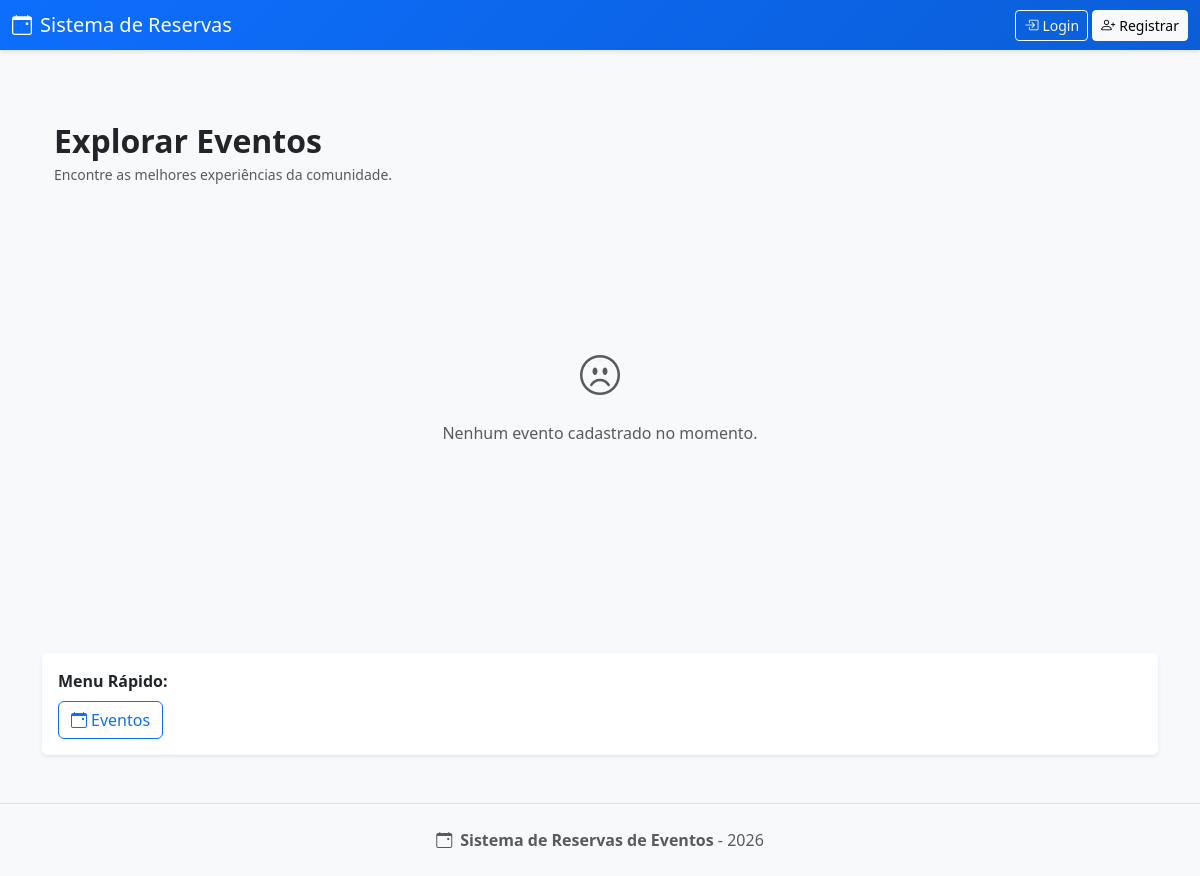
Page /sistemareservas/eventos on the earlier database version.
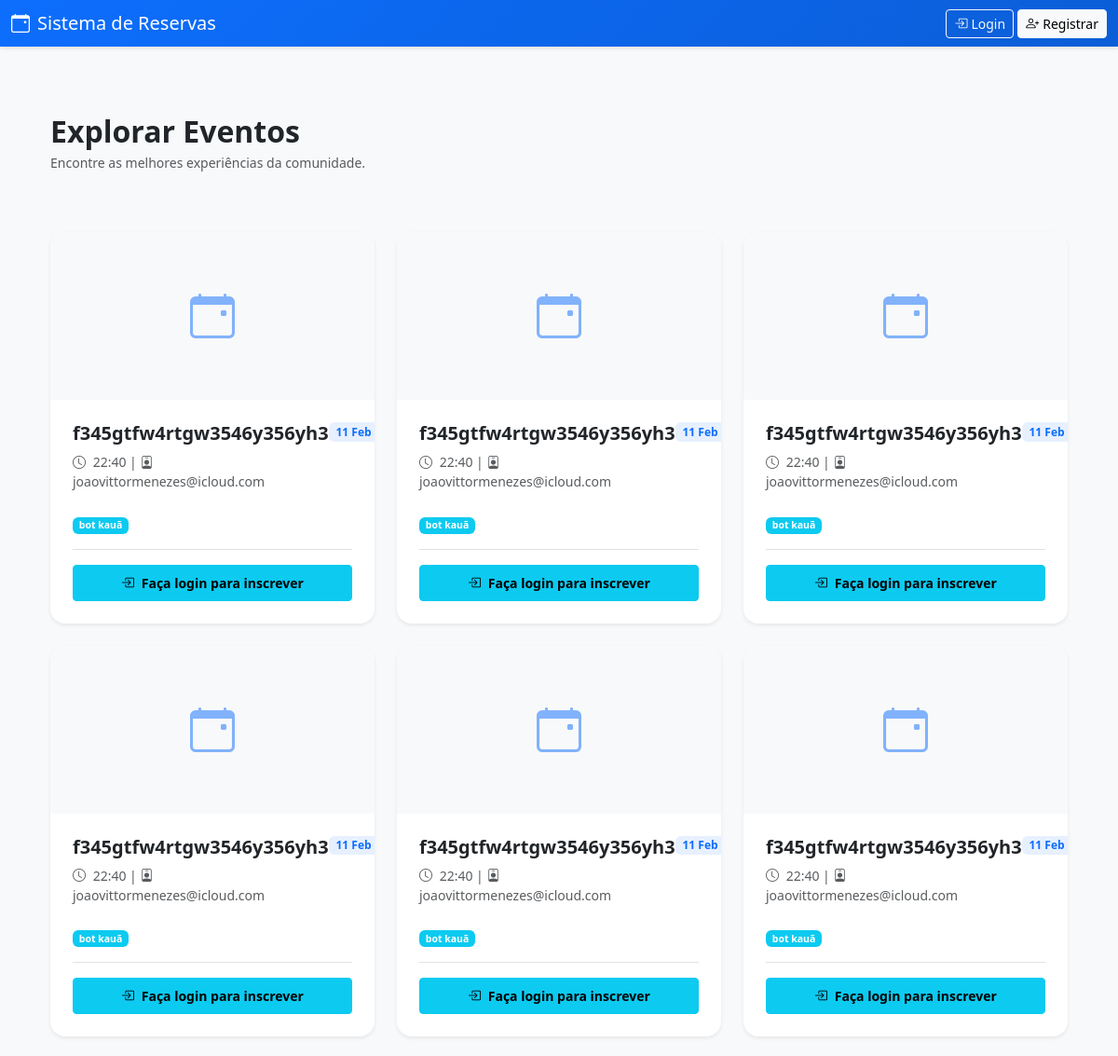
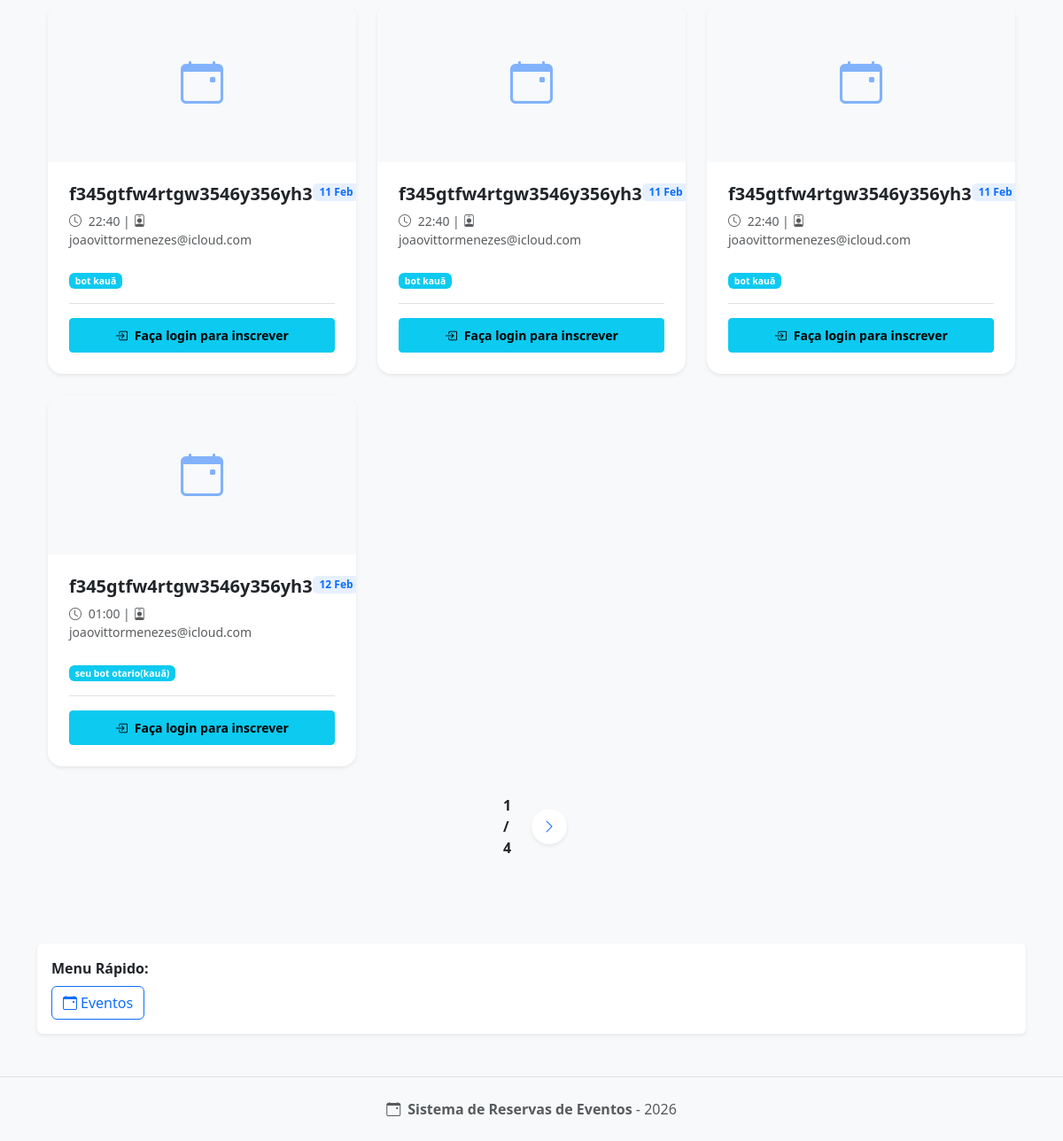
Same page on the later database version (2 pictures, top to bottom).
### sistemareservas/models.py (models this page shows, shortened)
class Evento(models.Model):
    titulo = models.CharField(max_length=200)
    descricao = models.TextField()
    data = models.DateTimeField()
    local = models.CharField(max_length=200)
    categoria = models.ForeignKey(CategoriaEvento, on_delete=models.CASCADE)
    organizador = models.ForeignKey(
        User,
        on_delete=models.CASCADE,
        related_name="eventos_criados"
    )

class CategoriaEvento(models.Model):
    nome = models.CharField(max_length=100)
    descricao = models.TextField()

### sistemareservas/views.py (the view)
# urls.py: path('eventos', views.evento_list, name='evento_list'),
def evento_list(request):
    eventos = Evento.objects.all().order_by('data')
    paginator = Paginator(eventos, 10)
    page = request.GET.get('page')
    eventos_page = paginator.get_page(page)
    for evento in eventos_page:
        evento.is_inscrito = False
        if request.user.is_authenticated:
            evento.is_inscrito = evento.usuario_inscrito(request.user)
    return render(request, 'sistemareservas/evento_list.html', {
        'eventos': eventos_page
    })

### sistemareservas/templates/sistemareservas/evento_list.html (shortened to what this page needs)
{% extends 'sistemareservas/base.html' %}
{% block content %}
<div class="container py-5">
    <div class="d-flex justify-content-between align-items-center mb-5">
        <div>
            <h2 class="fw-bold text-dark mb-1">Explorar Eventos</h2>
            <p class="text-muted small">Encontre as melhores experiências da comunidade.</p>
        </div>
    </div>
    <div class="row g-4">
        {% for evento in eventos %}
            <div class="col-md-6 col-lg-4">
                <div class="card h-100 border-0 shadow-sm hover-lift overflow-hidden">
                    <div class="card-img-top bg-light d-flex align-items-center justify-content-center" style="height: 180px;">
                        <i class="bi bi-calendar-event text-primary opacity-50" style="font-size: 3rem;"></i>
                    </div>
                    <div class="card-body p-4">
                        <div class="d-flex justify-content-between align-items-start mb-2">
                            <h5 class="card-title fw-bold mb-0">{{ evento.titulo }}</h5>
                            <span class="badge bg-soft-primary text-primary">{{ evento.data|date:"d M" }}</span>
                        </div>
                        <p class="card-text text-muted small mb-4">
                            <i class="bi bi-clock me-1"></i> {{ evento.data|time:"H:i" }} |
                            <i class="bi bi-person-badge me-1"></i> {{ evento.organizador.username }}
                        </p>
                        <p class="text-muted small mb-3">
                            <span class="badge bg-info">{{ evento.categoria.nome }}</span>
                        </p>
                        {% if user == evento.organizador %}
                            <div class="d-flex gap-2 border-top pt-3">
                                <a href="{% url 'evento_update' evento.id %}" class="btn btn-outline-secondary btn-sm flex-grow-1 border-0">
                                    <i class="bi bi-pencil me-1"></i> Editar
                                </a>
                                <a href="{% url 'evento_delete' evento.id %}" class="btn btn-outline-danger btn-sm border-0">
                                    <i class="bi bi-trash"></i>
                                </a>
                            </div>
                        {% else %}
                            <div class="d-flex gap-2 border-top pt-3">
                                {% if user.is_authenticated %}
                                        {% if evento.is_inscrito %}
                                        <a href="{% url 'inscricao_cancelar' evento.id %}" class="btn btn-warning btn-sm w-100 fw-bold py-2">
                                            <i class="bi bi-check-circle me-1"></i> Inscrito
                                        </a>
                                    {% else %}
                                        <a href="{% url 'inscricao_criar' evento.id %}" class="btn btn-success btn-sm w-100 fw-bold py-2">
                                            <i class="bi bi-person-plus me-1"></i> Inscrever-se
                                        </a>
                                    {% endif %}
                                {% else %}
                                    <a href="{% url 'login' %}?next={% url 'evento_list' %}" class="btn btn-info btn-sm w-100 fw-bold py-2">
                                        <i class="bi bi-box-arrow-in-right me-1"></i> Faça login para inscrever
                                    </a>
                                {% endif %}
                            </div>
                        {% endif %}
                    </div>
                </div>
            </div>
        {% empty %}
            <div class="col-12 text-center py-5">
                <div class="bg-light rounded-4 p-5">
                    <i class="bi bi-emoji-frown fs-1 text-muted"></i>
                    <p class="mt-3 text-muted">Nenhum evento cadastrado no momento.</p>
                </div>
            </div>
        {% endfor %}
    </div>
    {% if eventos.has_other_pages %}
    <nav aria-label="Navegação de páginas" class="mt-5">
        <ul class="pagination justify-content-center">
            <li class="page-item disabled">
                <span class="page-link border-0 bg-transparent text-dark fw-bold">
                    {{ eventos.number }} / {{ eventos.paginator.num_pages }}
                </span>
            </li>
            {% if eventos.has_next %}
                <li class="page-item">
                    <a class="page-link border-0 shadow-sm rounded-circle mx-1" href="?page={{ eventos.next_page_number }}">
                        <i class="bi bi-chevron-right"></i>
                    </a>
                </li>
            {% endif %}
        </ul>
    </nav>
    {% endif %}
</div>
{% endblock %}

### sistemareservas/templates/sistemareservas/base.html (shortened to what this page needs)
<!DOCTYPE html>
<html lang="pt-br">
<head>
    <link href="https://cdn.jsdelivr.net/npm/bootstrap@5.3.0/dist/css/bootstrap.min.css" rel="stylesheet">
    <link rel="stylesheet" href="https://cdn.jsdelivr.net/npm/bootstrap-icons@1.11.0/font/bootstrap-icons.css">
</head>
<body>
<header class="navbar navbar-dark">
    <div class="container-fluid">
        <span class="navbar-brand mb-0 h1">
            <i class="bi bi-calendar-event me-2"></i>Sistema de Reservas
        </span>
        <div class="user-section">
            {% if user.is_authenticated %}
                <span class="text-white">Bem-vindo, <strong>{{ user.username }}</strong></span>
                <form action="{% url 'logout' %}" method="post" style="display:inline;">
                    {% csrf_token %}
                    <button type="submit" class="btn btn-sm btn-outline-light">
                        <i class="bi bi-box-arrow-right me-1"></i>Logout
                    </button>
                </form>
            {% else %}
                <a href="{% url 'login' %}" class="btn btn-sm btn-outline-light">
                    <i class="bi bi-box-arrow-in-right me-1"></i>Login
                </a>
                <a href="{% url 'signup' %}" class="btn btn-sm btn-light">
                    <i class="bi bi-person-plus me-1"></i>Registrar
                </a>
            {% endif %}
        </div>
    </div>
</header>
<main class="container py-4">
    {% block content %}
    {% endblock %}
</main>
<div class="container my-4">
    <div class="bg-white p-3 rounded shadow-sm">
        <p class="mb-2"><strong>Menu Rápido:</strong></p>
        <div class="btn-group" role="group">
            <a href="{% url 'evento_list' %}" class="btn btn-outline-primary">
                <i class="bi bi-calendar-event me-1"></i>Eventos
            </a>
        </div>
    </div>
</div>
<footer class="py-4 mt-5">
    <div class="container text-center">
        <p class="text-muted mb-0">
            <i class="bi bi-calendar-event me-2"></i><strong>Sistema de Reservas de Eventos</strong> - 2026
        </p>
    </div>
</footer>
</body>
</html>

### sistemareservas/templates/sistemareservas/base.html (style rules this page uses)
:root { --bs-body-font-family: 'Segoe UI', Tahoma, Geneva, Verdana, sans-serif; }
body { background-color: #f8f9fa; }
header { background: linear-gradient(135deg, #0d6efd 0%, #0b5ed7 100%); box-shadow: 0 2px 4px rgba(0,0,0,0.1); }
.user-section a { transition: opacity 0.3s ease; }
main { min-height: calc(100vh - 300px); }
footer { background-color: #f8f9fa; border-top: 1px solid #dee2e6; margin-top: 3rem; }

### sistemareservas/templates/sistemareservas/evento_list.html (style rules this page uses)
.bg-soft-primary { background-color: #e7f0ff; }
.hover-lift { transition: transform 0.25s ease, box-shadow 0.25s ease; }
.page-link { width: 40px; height: 40px; display: flex; align-items: center; justify-content: center; color: #0d6efd; }
.card { border-radius: 1rem; }

Differences in the rows shown:
added Evento: titulo "f345gtfw4rtgw3546y356yh3", data "11 Feb", data "22:40", organizador.username "joaovittormenezes@icloud.com", categoria.nome "bot kauã", shows "Faça login para inscrever"
added Evento: titulo "f345gtfw4rtgw3546y356yh3", data "11 Feb", data "22:40", organizador.username "joaovittormenezes@icloud.com", categoria.nome "bot kauã", shows "Faça login para inscrever"
added Evento: titulo "f345gtfw4rtgw3546y356yh3", data "11 Feb", data "22:40", organizador.username "joaovittormenezes@icloud.com", categoria.nome "bot kauã", shows "Faça login para inscrever"
added Evento: titulo "f345gtfw4rtgw3546y356yh3", data "11 Feb", data "22:40", organizador.username "joaovittormenezes@icloud.com", categoria.nome "bot kauã", shows "Faça login para inscrever"
added Evento: titulo "f345gtfw4rtgw3546y356yh3", data "11 Feb", data "22:40", organizador.username "joaovittormenezes@icloud.com", categoria.nome "bot kauã", shows "Faça login para inscrever"
added Evento: titulo "f345gtfw4rtgw3546y356yh3", data "11 Feb", data "22:40", organizador.username "joaovittormenezes@icloud.com", categoria.nome "bot kauã", shows "Faça login para inscrever"
added Evento: titulo "f345gtfw4rtgw3546y356yh3", data "11 Feb", data "22:40", organizador.username "joaovittormenezes@icloud.com", categoria.nome "bot kauã", shows "Faça login para inscrever"
added Evento: titulo "f345gtfw4rtgw3546y356yh3", data "11 Feb", data "22:40", organizador.username "joaovittormenezes@icloud.com", categoria.nome "bot kauã", shows "Faça login para inscrever"
added Evento: titulo "f345gtfw4rtgw3546y356yh3", data "11 Feb", data "22:40", organizador.username "joaovittormenezes@icloud.com", categoria.nome "bot kauã", shows "Faça login para inscrever"
added Evento: titulo "f345gtfw4rtgw3546y356yh3", data "12 Feb", data "01:00", organizador.username "joaovittormenezes@icloud.com", categoria.nome "seu bot otario(kauã)", shows "Faça login para inscrever"
Other differences:
{{ eventos.number }}: (not shown) → "1"
{{ eventos.paginator.num_pages }}: (not shown) → "4"
text no longer shown: "Nenhum evento cadastrado no momento."
